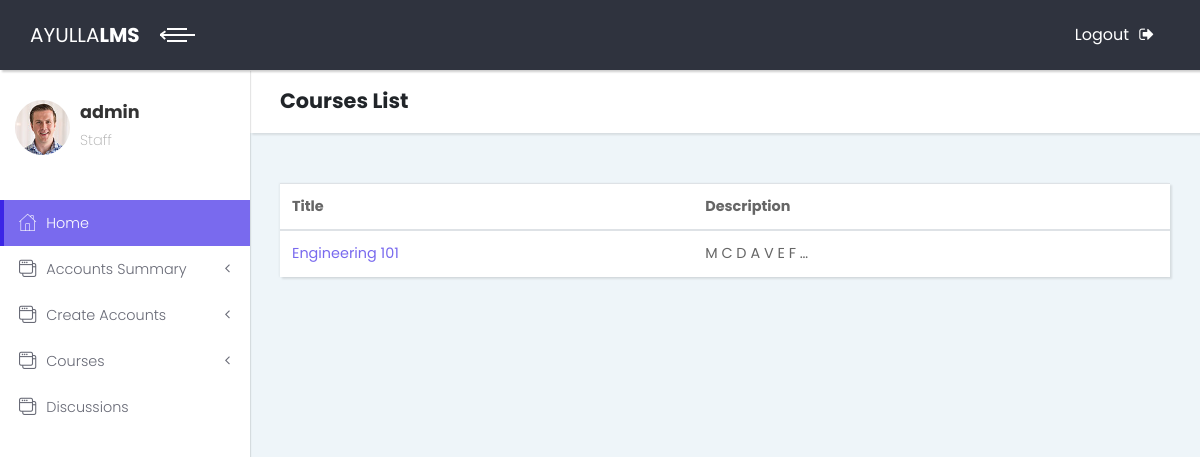
The page /adminact/list-courses/ (signed in) on the database its author committed.
### accounts/models.py (models this page shows)
class User(AbstractUser):
    is_student = models.BooleanField(default=False, db_index=True)
    is_instructor = models.BooleanField(default=False)
    is_teaching_assistant = models.BooleanField(default=False)
    is_observer = models.BooleanField(default=False)

### course/models.py (models this page shows, shortened)
class Course(models.Model):
    creator = models.ForeignKey(User, on_delete=models.PROTECT,related_name='courses')
    title = models.CharField(max_length=255)
    slug = models.SlugField(unique=True,blank=True)
    image = models.FileField(upload_to='course', blank=True)
    blob = models.CharField(max_length=500, blank=True)
    description = models.TextField()
    created = models.DateField(auto_now_add=True)
    class Meta:
        verbose_name_plural = 'Course'

### adminactions/views.py (the view)
# urls.py: path('list-courses/', AdminCourseListView.as_view(), name='admin_list_courses'),
@method_decorator([login_required, admin_required], name='dispatch')
class AdminCourseListView(ListView):
    model = Course
    ordering = ('title', )
    context_object_name = 'courses'
    template_name = 'externals/course_list_admin.html'
    def get_context_data(self, **kwargs):
        context = super().get_context_data(**kwargs)
        return context

### templates/externals/course_list_admin.html (shortened to what this page needs)
{% extends 'externals/base.html' %}
          {% block header %}
            <div class="container-fluid">
              <h2 class="no-margin-bottom"> Courses List</h2>
            </div>
          {% endblock header %}
{% block content %}
        <section class="dashboard-counts no-padding-bottom">
            <div class="container-fluid">
  <div class="card">
    <table class="table mb-0">
      <thead>
        <tr>
          <th>Title</th>
          <th>Description</th>
          <th></th>
        </tr>
      </thead>
      <tbody>
        {% for course in courses %}
          <tr>
            <td class="align-middle"><a href="{% url 'admin_view_courses' course.pk %}">{{ course.title }}</a></td>
            <td class="align-middle">{{ course.description|truncatechars:15}}</td>
            <td class="text-right">
            </td>
          </tr>
        {% endfor %}
      </tbody>
    </table>
  </div>
            </div>
        </section>
{% endblock %}

### templates/externals/base.html (shortened to what this page needs)
{% load static %}<!DOCTYPE html>
<html>
  <head>
    <link rel="stylesheet" href="{% static 'externals/vendor/bootstrap/css/bootstrap.min.css' %}">
    <link rel="stylesheet" href="{% static 'externals/vendor/font-awesome/css/font-awesome.min.css' %}">
    <link rel="stylesheet" href="{% static 'externals/css/fontastic.css' %}">
    <link rel="stylesheet" href="{% static 'externals/css/style.default.css' %}" id="theme-stylesheet">
    <link rel="stylesheet" href="{% static 'externals/css/custom.css' %}">
      {% if user.is_authenticated and user.is_instructor %}
      <link rel="stylesheet" type="text/css" href="{% static 'css/instructor.css' %}">
    {% else %}
      <link rel="stylesheet" type="text/css" href="{% static 'css/students.css' %}">
    {% endif %}
  </head>
  <body>
    <div class="page">
      <header class="header">
        <nav class="navbar">
          <div class="container-fluid">
            <div class="navbar-holder d-flex align-items-center justify-content-between">
              <div class="navbar-header">
                <a href="index.html" class="navbar-brand d-none d-sm-inline-block">
                  <div class="brand-text d-none d-lg-inline-block"><span>AYULLA </span><strong>LMS</strong></div>
                  <div class="brand-text d-none d-sm-inline-block d-lg-none"><strong>BD</strong></div></a>
                <a id="toggle-btn" href="#" class="menu-btn active"><span></span><span></span><span></span></a>
              </div>
              <ul class="nav-menu list-unstyled d-flex flex-md-row align-items-md-center">
                <li class="nav-item"><a href="{% url 'logout' %}" class="nav-link logout"> <span class="d-none d-sm-inline">Logout</span><i class="fa fa-sign-out"></i></a></li>
              </ul>
            </div>
          </div>
        </nav>
      </header>
      <div class="page-content d-flex align-items-stretch">
        <nav class="side-navbar">
          <div class="sidebar-header d-flex align-items-center">
            <div class="avatar"><img src="{% static 'externals/img/avatar-1.jpg' %}" alt="..." class="img-fluid rounded-circle"></div>
            <div class="title">
              <h1 class="h4">{{ user.username }}</h1>
              {% if user.is_instructor %}
                <p>Course Instructor</p>
                {% elif user.is_student %}
                <p>Student</p>
                {% elif user.is_staff %}
                <p>Staff</p>
                {% endif %}
            </div>
          </div>
            {% if user.is_staff %}
              <ul class="list-unstyled">
                        <li class="active"><a href="{% url 'admin_home' %}"> <i class="icon-home"></i>Home </a></li>
                        <li><a href="#exampledropdownDropdown" aria-expanded="false" data-toggle="collapse"> <i class="icon-interface-windows"></i>Accounts Summary </a>
                        </li>
                        <li><a href="#exampledropdownDropdown1" aria-expanded="false" data-toggle="collapse"> <i class="icon-interface-windows"></i>Create Accounts </a>
                        </li>
                        <li><a href="#exampledropdownDropdown2" aria-expanded="false" data-toggle="collapse"> <i class="icon-interface-windows"></i>Courses </a>
                        </li>
                 <li><a href="{% url 'discussion_home' %}"> <i class="icon-interface-windows"></i>Discussions </a></li>
              </ul>
            {% endif %}
        </nav>
        <div class="content-inner">
        <header class="page-header">
          {% block header %}
          {% endblock header %}
          </header>
            {% block content %}
            {% endblock content %}
        </div>
      </div>
    </div>
  </body>
</html>

### static/css/students.css (style rules this page uses)
body { background-color: #c2d4d8; }

### rows shown on the page
User: username "admin"
Course: title "Engineering 101", description "M C D A V E F …"
